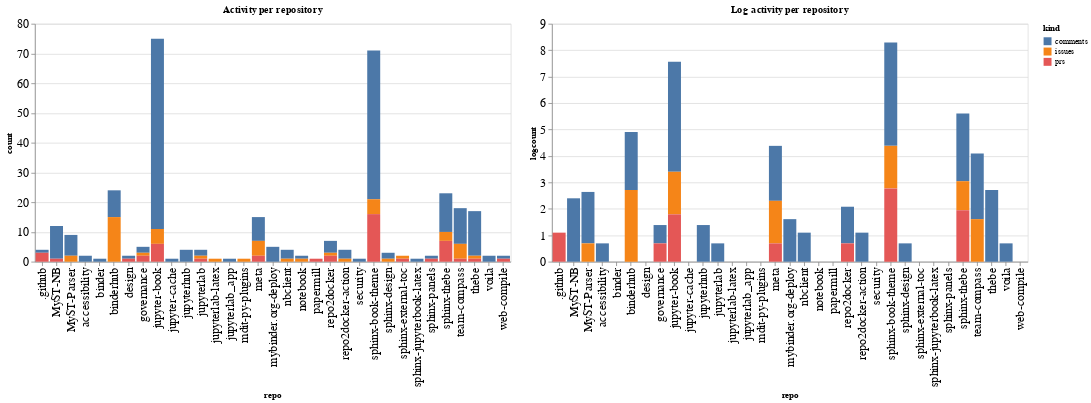

The code cell stored with this chart in its notebook:
### Code cell
ch1 = alt.Chart(repo_summaries, width=600, title="Activity per repository").mark_bar().encode(
    x='repo',
    y='count',
    color='kind',
    tooltip="kind"
)

ch2 = alt.Chart(repo_summaries, width=600, title="Log activity per repository").mark_bar().encode(
    x='repo',
    y='logcount',
    color='kind',
    tooltip="kind"
)

ch1 | ch2

### Figure 1 — Vega-Lite specification as saved in the notebook (floating-point values rounded to 4 significant figures)
{"config": {"axisLeft": {"labelFontSize": 15}, "axisBottom": {"labelFontSize": 15}}, "hconcat": [{"mark": "bar", "encoding": {"color": {"type": "nominal", "field": "kind"}, "tooltip": {"type": "nominal", "field": "kind"}, "x": {"type": "nominal", "field": "repo"}, "y": {"type": "quantitative", "field": "count"}}, "title": "Activity per repository", "width": 600}, {"mark": "bar", "encoding": {"color": {"type": "nominal", "field": "kind"}, "tooltip": {"type": "nominal", "field": "kind"}, "x": {"type": "nominal", "field": "repo"}, "y": {"type": "quantitative", "field": "logcount"}}, "title": "Log activity per repository", "width": 600}], "data": {"name": "data-488a9240c7e102cf7e73305b22a4fec9"}, "$schema": "https://vega.github.io/schema/vega-lite/v4.8.1.json", "datasets": {"data-488a9240c7e102cf7e73305b22a4fec9": [{"repo": ".github", "kind": "comments", "count": 1, "logcount": 0.0}, {"repo": ".github", "kind": "prs", "count": 3, "logcount": 1.099}, {"repo": "MyST-NB", "kind": "comments", "count": 11, "logcount": 2.398}, {"repo": "MyST-NB", "kind": "prs", "count": 1, "logcount": 0.0}, {"repo": "MyST-Parser", "kind": "comments", "count": 7, "logcount": 1.946}, {"repo": "MyST-Parser", "kind": "issues", "count": 2, "logcount": 0.6931}, {"repo": "accessibility", "kind": "comments", "count": 2, "logcount": 0.6931}, {"repo": "binder", "kind": "comments", "count": 1, "logcount": 0.0}, {"repo": "binderhub", "kind": "comments", "count": 9, "logcount": 2.197}, {"repo": "binderhub", "kind": "issues", "count": 15, "logcount": 2.708}, {"repo": "design", "kind": "comments", "count": 1, "logcount": 0.0}, {"repo": "design", "kind": "prs", "count": 1, "logcount": 0.0}, {"repo": "governance", "kind": "comments", "count": 2, "logcount": 0.6931}, {"repo": "governance", "kind": "issues", "count": 1, "logcount": 0.0}, {"repo": "governance", "kind": "prs", "count": 2, "logcount": 0.6931}, {"repo": "jupyter-book", "kind": "comments", "count": 64, "logcount": 4.159}, {"repo": "jupyter-book", "kind": "issues", "count": 5, "logcount": 1.609}, {"repo": "jupyter-book", "kind": "prs", "count": 6, "logcount": 1.792}, {"repo": "jupyter-cache", "kind": "comments", "count": 1, "logcount": 0.0}, {"repo": "jupyterhub", "kind": "comments", "count": 4, "logcount": 1.386}, {"repo": "jupyterlab", "kind": "comments", "count": 2, "logcount": 0.6931}, {"repo": "jupyterlab", "kind": "issues", "count": 1, "logcount": 0.0}, {"repo": "jupyterlab", "kind": "prs", "count": 1, "logcount": 0.0}, {"repo": "jupyterlab-latex", "kind": "issues", "count": 1, "logcount": 0.0}, {"repo": "jupyterlab_app", "kind": "comments", "count": 1, "logcount": 0.0}, {"repo": "mdit-py-plugins", "kind": "issues", "count": 1, "logcount": 0.0}, {"repo": "meta", "kind": "comments", "count": 8, "logcount": 2.079}, {"repo": "meta", "kind": "issues", "count": 5, "logcount": 1.609}, {"repo": "meta", "kind": "prs", "count": 2, "logcount": 0.6931}, {"repo": "mybinder.org-deploy", "kind": "comments", "count": 5, "logcount": 1.609}, {"repo": "nbclient", "kind": "comments", "count": 3, "logcount": 1.099}, {"repo": "nbclient", "kind": "issues", "count": 1, "logcount": 0.0}, {"repo": "notebook", "kind": "comments", "count": 1, "logcount": 0.0}, {"repo": "notebook", "kind": "issues", "count": 1, "logcount": 0.0}, {"repo": "papermill", "kind": "prs", "count": 1, "logcount": 0.0}, {"repo": "repo2docker", "kind": "comments", "count": 4, "logcount": 1.386}, {"repo": "repo2docker", "kind": "issues", "count": 1, "logcount": 0.0}, {"repo": "repo2docker", "kind": "prs", "count": 2, "logcount": 0.6931}, {"repo": "repo2docker-action", "kind": "comments", "count": 3, "logcount": 1.099}, {"repo": "repo2docker-action", "kind": "issues", "count": 1, "logcount": 0.0}, {"repo": "security", "kind": "comments", "count": 1, "logcount": 0.0}, {"repo": "sphinx-book-theme", "kind": "comments", "count": 50, "logcount": 3.912}, {"repo": "sphinx-book-theme", "kind": "issues", "count": 5, "logcount": 1.609}, {"repo": "sphinx-book-theme", "kind": "prs", "count": 16, "logcount": 2.773}, {"repo": "sphinx-design", "kind": "comments", "count": 2, "logcount": 0.6931}, {"repo": "sphinx-design", "kind": "issues", "count": 1, "logcount": 0.0}, {"repo": "sphinx-external-toc", "kind": "issues", "count": 1, "logcount": 0.0}, {"repo": "sphinx-external-toc", "kind": "prs", "count": 1, "logcount": 0.0}, {"repo": "sphinx-jupyterbook-latex", "kind": "comments", "count": 1, "logcount": 0.0}, {"repo": "sphinx-panels", "kind": "comments", "count": 1, "logcount": 0.0}, {"repo": "sphinx-panels", "kind": "prs", "count": 1, "logcount": 0.0}, {"repo": "sphinx-thebe", "kind": "comments", "count": 13, "logcount": 2.565}, {"repo": "sphinx-thebe", "kind": "issues", "count": 3, "logcount": 1.099}, {"repo": "sphinx-thebe", "kind": "prs", "count": 7, "logcount": 1.946}, {"repo": "team-compass", "kind": "comments", "count": 12, "logcount": 2.485}, {"repo": "team-compass", "kind": "issues", "count": 5, "logcount": 1.609}, {"repo": "team-compass", "kind": "prs", "count": 1, "logcount": 0.0}, {"repo": "thebe", "kind": "comments", "count": 15, "logcount": 2.708}, {"repo": "thebe", "kind": "issues", "count": 1, "logcount": 0.0}, {"repo": "thebe", "kind": "prs", "count": 1, "logcount": 0.0}, {"repo": "voila", "kind": "comments", "count": 2, "logcount": 0.6931}, {"repo": "web-compile", "kind": "comments", "count": 1, "logcount": 0.0}, {"repo": "web-compile", "kind": "prs", "count": 1, "logcount": 0.0}]}}
